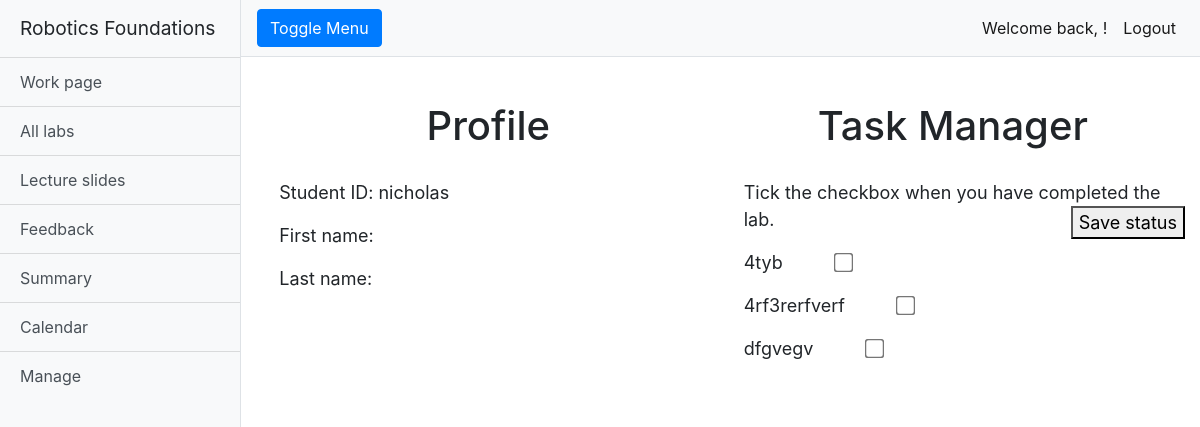
The page /rfwa/summary/nicholas/ (signed in) on the database as committed earlier.
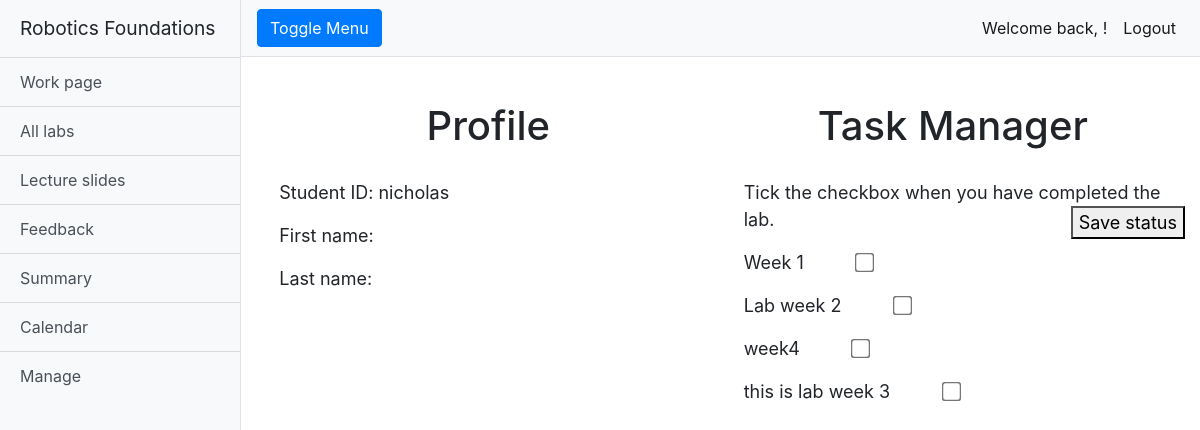
The same page on the database as committed later.
### rfwa/models.py (models this page shows, shortened)
class Lab(models.Model):
    name = models.CharField(max_length=128)
    description = models.TextField(max_length=2048)
    open_Date = models.DateTimeField(timezone.now())
    close_Date = models.DateTimeField(timezone.now())
    lab_Files = models.FileField(upload_to='labs/')
    slug = models.SlugField(primary_key=True, blank=True)

### rfwa/views.py (the view)
# urls.py: path('summary/<str:username>/', views.summary, name='summary'),
@login_required
def summary(request, username):
    user = User.objects.get(username=username)
    labs = Lab.objects.order_by('close_Date')
    context_dict = {'user': user, 'labs': labs}
    return render(request, 'rfwa/summary.html', context_dict)

### templates/rfwa/summary.html (shortened to what this page needs)
{% extends "rfwa/base.html" %}
{% load staticfiles %}
{% block extra_head %}
<link href="{% static 'css/summary.css' %}" rel="stylesheet">
{% endblock %}
{% block body_block %}
<div class="container-fluid">
  <div class="main-summary-container">
    <div class="summary-rightside">
      <h1 class="mt-4">Profile</h1>
      <p class="profile-text">Student ID: {{user.username}}</p>
      <p class="profile-text">First name: {{user.first_name}}</p>
      <p class="profile-text">Last name: {{user.last_name}}</p>
    </div>
    <div class="summary-leftside">
      <h1 class="mt-4">Task Manager</h1>
      <div class="description-row">
        <p class="profile-text"> Tick the checkbox when you have completed the lab.<button type="button"
            class="summary-button-rightside" onClick="save()">Save status</button></p>
      </div>
      {% for lab in labs %}
      <div>
        <label for="option1" class="profile-text summary-checkbox">{{lab.name}}</label>
        <input type="checkbox" id="{{lab.name}}" class="lab-name">
      </div>
      {% endfor %}
    </div>
  </div>
</div>
{% endblock %}

Rows that differ between the two databases and show on the page:
removed Lab: name "4tyb"
removed Lab: name "4rf3rerfverf"
removed Lab: name "dfgvegv"
added Lab: name "Week 1"
added Lab: name "Lab week 2"
added Lab: name "week4"
added Lab: name "this is lab week 3"
